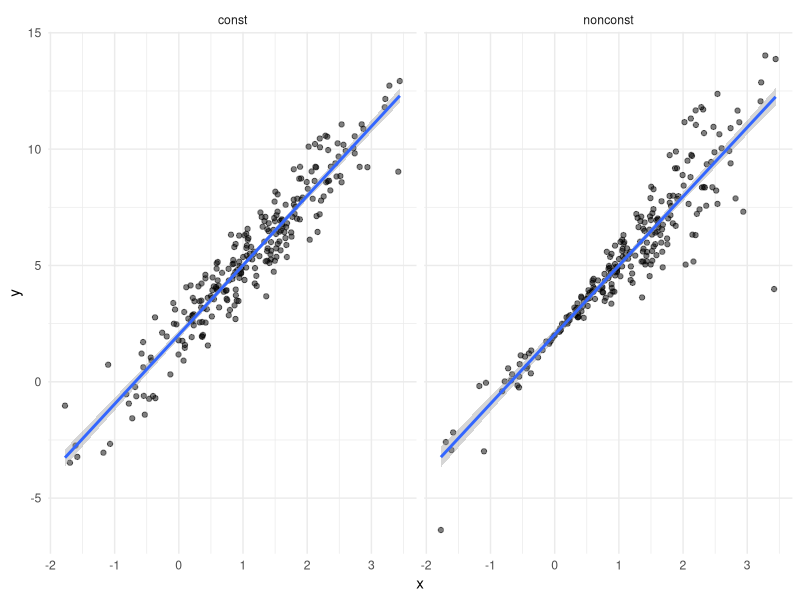
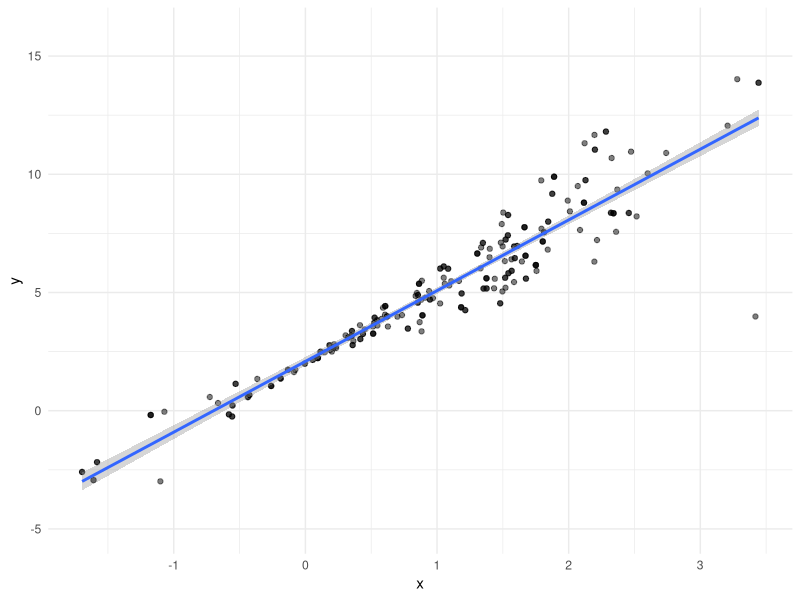

Here is the R script that generated these plots, in order:
## ---- chunk 1
library(tidyverse)
library(modelr)

knitr::opts_chunk$set(
	echo = TRUE,
	warning = FALSE,
	fig.width = 8, 
  fig.height = 6,
  out.width = "90%"
)
options(
  ggplot2.continuous.colour = "viridis",
  ggplot2.continuous.fill = "viridis"
)
scale_colour_discrete = scale_colour_viridis_d
scale_fill_discrete = scale_fill_viridis_d
theme_set(theme_minimal() + theme(legend.position = "bottom"))
## ---- chunk 2
n_samp = 250

sim_df_const = 
  tibble(
    x = rnorm(n_samp, 1, 1),
    error = rnorm(n_samp, 0, 1),
    y = 2 + 3 * x + error
  )

sim_df_nonconst = sim_df_const %>% 
  mutate(
  error = error * .75 * x,
  y = 2 + 3 * x + error
)
## ---- chunk 3
sim_df = 
  bind_rows(const = sim_df_const, nonconst = sim_df_nonconst, .id = "data_source") 

sim_df %>% 
  ggplot(aes(x = x, y = y)) + 
  geom_point(alpha = .5) +
  stat_smooth(method = "lm") +
  facet_grid(~data_source) 
## ---- chunk 4
lm(y ~ x, data = sim_df_const) %>% broom::tidy()
lm(y ~ x, data = sim_df_nonconst) %>% broom::tidy()

## ---- chunk 5
boot_sample = function(df){
  sample_frac(df, replace = TRUE) %>% 
    arrange(x)
}
## ---- chunk 6
boot_sample(sim_df_nonconst) %>% 
  ggplot(aes(x = x, y = y)) + 
  geom_point(alpha = .5) +
  stat_smooth(method = "lm") +
  ylim(-5,16)
## ---- chunk 7
boot_sample(sim_df_nonconst) %>% 
  lm(y ~ x, data = .) %>% 
  broom::tidy()
